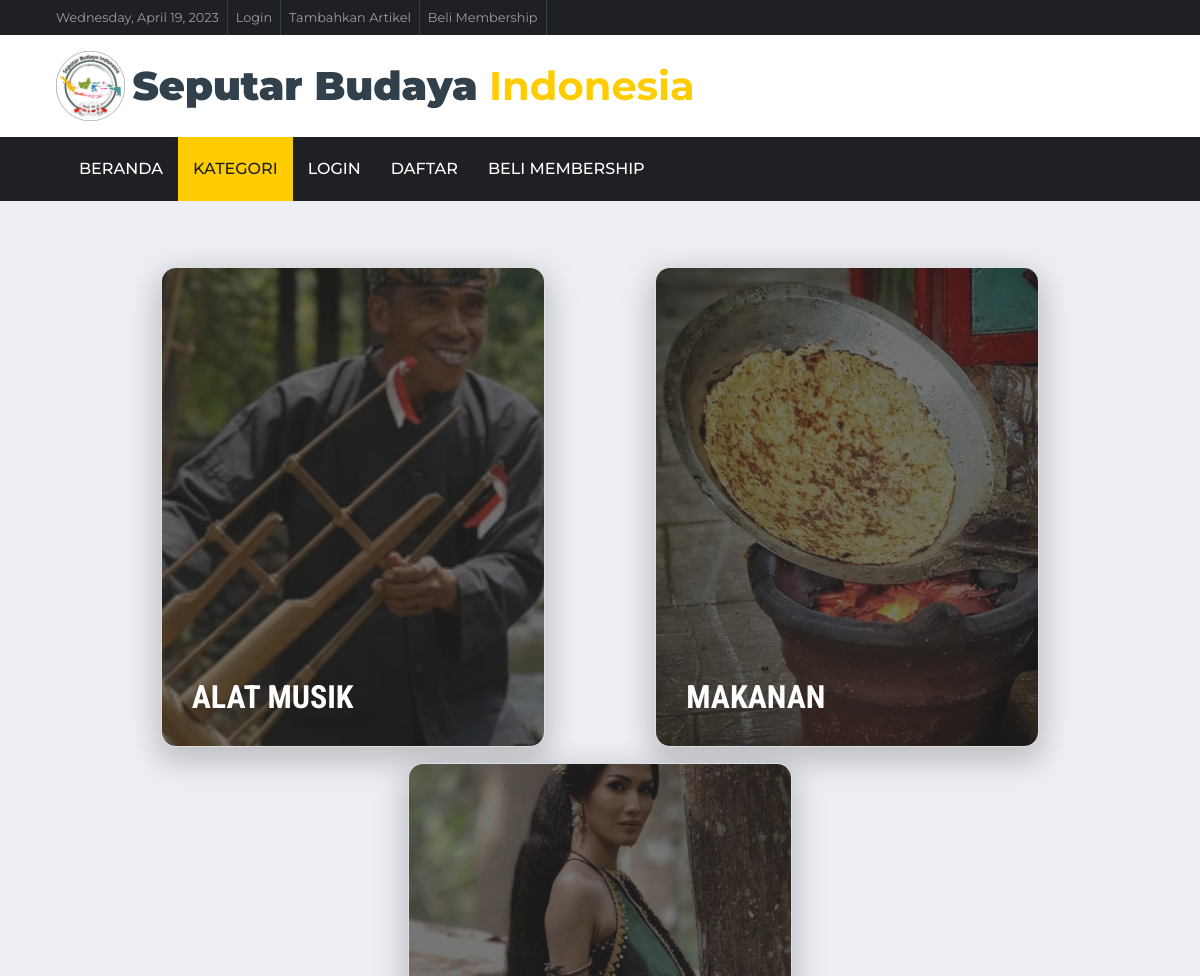
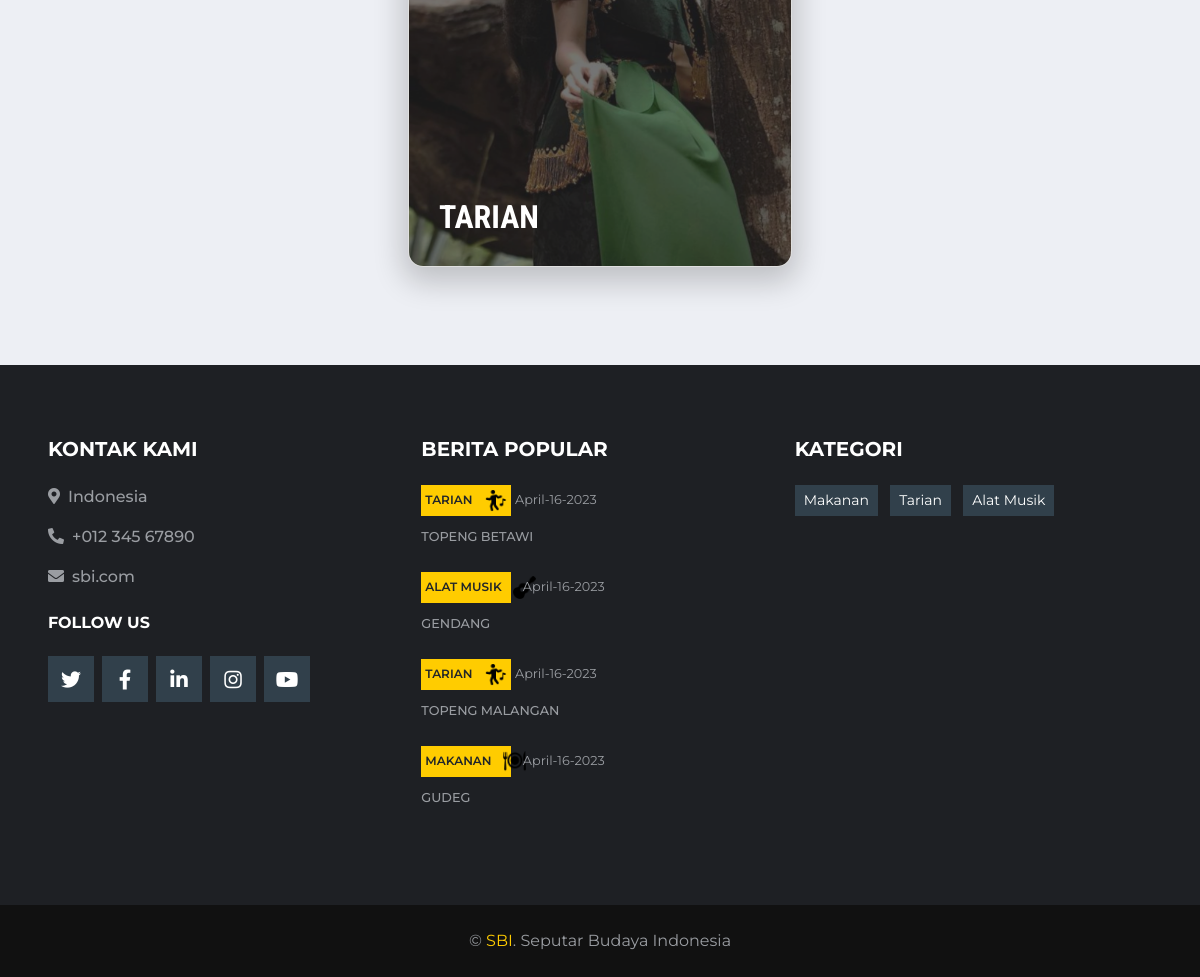
Page /index.php/kategori on the committed database (2 pictures, top to bottom).
### tables this page shows
CREATE TABLE `upload_content` (
  `id_konten` int(11) NOT NULL,
  `id_user` int(11) NOT NULL,
  `nama_penulis` varchar(80) NOT NULL,
  `judul_konten` varchar(255) NOT NULL,
  `daerah` varchar(50) NOT NULL,
  `kategori` varchar(50) NOT NULL,
  `kategori2` varchar(50) NOT NULL,
  `isi_konten` text NOT NULL,
  `gambar` text NOT NULL,
  `tgl_konten` datetime NOT NULL DEFAULT current_timestamp()
);

### application/controllers/Kategori.php (called while the page is built, shortened)
<?php
class Kategori extends CI_Controller {
	public function index() {
		$data['kategori'] = $this->model_kategori->data_kategori()->result();
		$data_home_navbar['data_home_navbar'] = $this->model_home->data_home_navbar()->result();
		$data_slider_home['home'] = $this->model_home->data_home2()->result();
		$this->load->view('templates/header');
		$this->load->view('templates/navbar', $data_home_navbar);
		$this->load->view('kategori', $data);
		$this->load->view('templates/footer_content',$data_slider_home);
		$this->load->view('templates/footer');
	}
}

### index.php (called while the page is built, shortened)
<?php
require_once BASEPATH.'core/CodeIgniter.php';

### application/models/model_home.php (called while the page is built, shortened)
<?php
class Model_home extends CI_Model
{
    public function data_home2()
    {
        $this->db->where('kategori2', "slider_home");
        $result = $this->db->get('upload_content');
        return $result;
    }
    public function data_berita_terbaru()
    {
        $this->db->order_by("tgl_konten", "desc");
        $result = $this->db->get('upload_content', 4, 0);
        return $result;
    }
}

### application/views/templates/footer_content.php (the view)
<div class="container-fluid bg-dark pt-5 px-lg-5 mt-5 px-4">
    <div class="row py-4">
        <div class="col-lg-4 col-md-6 mb-5">
            <h5 class="mb-4 text-white text-uppercase font-weight-bold">Kontak Kami</h5>
            <p class="font-weight-medium"><i class="fa fa-map-marker-alt mr-2"></i>Indonesia</p>
            <p class="font-weight-medium"><i class="fa fa-phone-alt mr-2"></i>+012 345 67890</p>
            <p class="font-weight-medium"><i class="fa fa-envelope mr-2"></i>sbi.com</p>
            <h6 class="mt-4 mb-4 text-white text-uppercase font-weight-bold">Follow Us</h6>
            <div class="d-flex justify-content-start">
                <a class="btn btn-lg btn-secondary btn-lg-square mr-2" href="#"><i class="fab fa-twitter"></i></a>
                <a class="btn btn-lg btn-secondary btn-lg-square mr-2" href="#"><i class="fab fa-facebook-f"></i></a>
                <a class="btn btn-lg btn-secondary btn-lg-square mr-2" href="#"><i class="fab fa-linkedin-in"></i></a>
                <a class="btn btn-lg btn-secondary btn-lg-square mr-2" href="#"><i class="fab fa-instagram"></i></a>
                <a class="btn btn-lg btn-secondary btn-lg-square" href="#"><i class="fab fa-youtube"></i></a>
            </div>
        </div>
        <div class="col-lg-4 col-md-6 mb-5">
            <h5 class="mb-4 text-white text-uppercase font-weight-bold">Berita Popular</h5>
            <div class="mb-3">
                <?php foreach ($home as $brt) :?>
                <div class="mb-2">
                <?php if ($brt->kategori == "tarian") { ?>
                    <a class="badge badge-primary text-uppercase font-weight-semi-bold p-1 " href="<?=base_url('kategori/tarian')?>"><?= $brt->kategori ?> <img src="<?= base_url() ?>assets/img/dance_icon.png" style="height: 23px;" class="ml-2" alt=""></a>
                    <?php }; ?>
                <?php if ($brt->kategori == "makanan") { ?>
                    <a class="badge badge-primary text-uppercase font-weight-semi-bold p-1 mr-2 w-25" href="<?=base_url('kategori/makanan')?>"><?= $brt->kategori ?> <img src="<?= base_url() ?>assets/img/food-icon.png" style="height: 23px;" class="ml-2" alt=""></a>
                    <?php }; ?>
                <?php if ($brt->kategori == "alat musik") { ?>
                    <a class="badge badge-primary text-uppercase font-weight-semi-bold p-1 mr-2 w-25" href="<?=base_url('kategori/alat_musik')?>"><?= $brt->kategori ?> <img src="<?= base_url() ?>assets/img/alat_musik.png" style="height: 23px;" class="ml-2" alt=""></a>
                    <?php }; ?>
                    <?php $originalDate = $brt->tgl_konten; $newDate = date("F-d-Y", strtotime($originalDate));?><a class="text-body" href=""><small><?= $newDate ?></small></a>
                </div>
                <a class="small text-body text-uppercase font-weight-medium" href=""><?=$brt->judul_konten;?></a>
                <br>
                <br>
                <?php endforeach ; ?>
            </div>
        </div>
        <div class="col-lg-4 col-md-6 mb-5">
            <h5 class="mb-4 text-white text-uppercase font-weight-bold">kATEGORI</h5>
            <div class="m-n1">
            <a href="<?=base_url('kategori/makanan')?>" class="btn btn-sm btn-secondary m-1">Makanan</a>
                <a href="<?=base_url('kategori/tarian')?>" class="btn btn-sm btn-secondary m-1">Tarian</a>
                <a href="<?=base_url('kategori/alat_musik')?>" class="btn btn-sm btn-secondary m-1">Alat Musik</a>
            </div>
        </div>
    </div>
</div>
<div class="container-fluid py-4 px-sm-3 px-md-5" style="background: #111111;">
    <p class="m-0 text-center">&copy; <a href="#">SBI</a>. Seputar Budaya Indonesia
</div>

### rows in the picture
upload_content: kategori "TARIAN", tgl_konten "April-16-2023", judul_konten "TOPENG BETAWI"
upload_content: kategori "ALAT MUSIK", tgl_konten "April-16-2023", judul_konten "GENDANG"
upload_content: kategori "TARIAN", tgl_konten "April-16-2023", judul_konten "TOPENG MALANGAN"
upload_content: kategori "MAKANAN", tgl_konten "April-16-2023", judul_konten "GUDEG"
